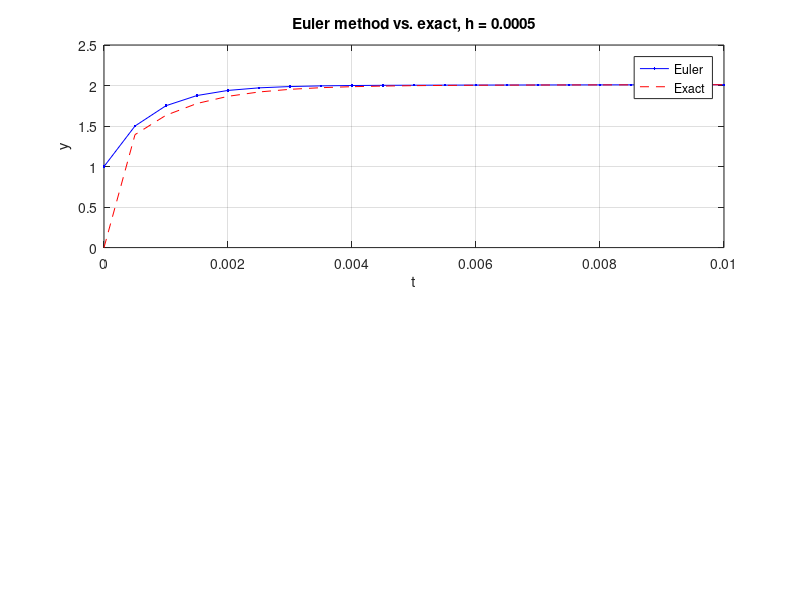
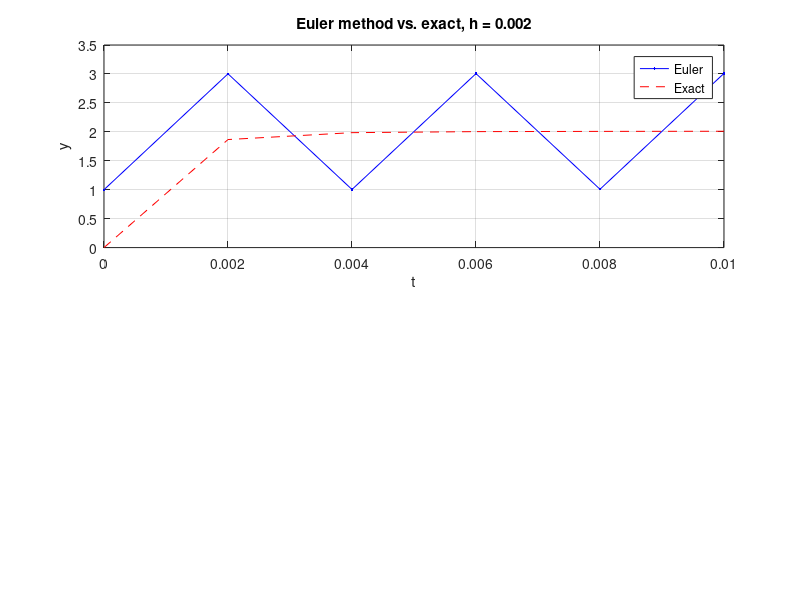
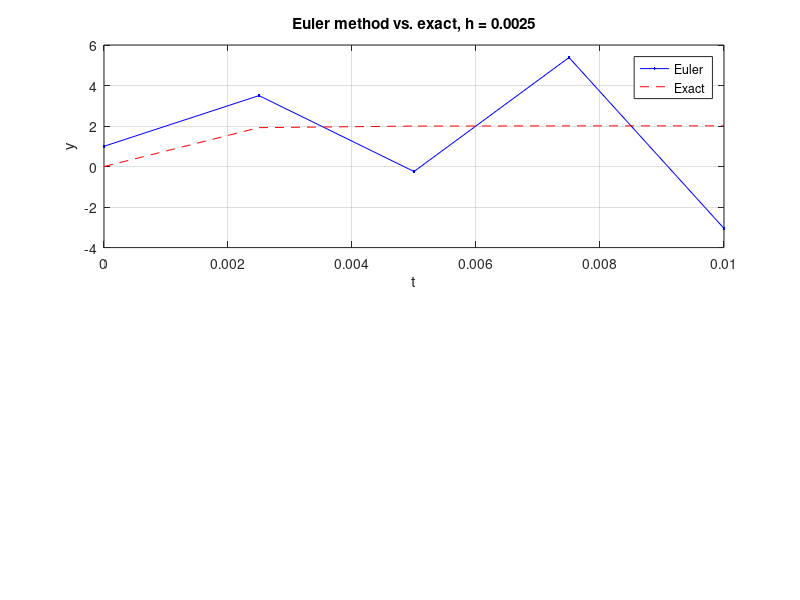

Write MATLAB code to recreate these figures, in order.
clc;
clear;

% ODE definition and exact solution
f_dash = @(t, y) -1000 * (y - (t + 2)) + 1;
exact_sol = @(t) -exp(-1000*t) + t + 2;

% Step sizes to try
h_values = [5e-4, 2e-3, 2.5e-3];
t_final = 0.01;

for k = 1:length(h_values)
    h = h_values(k);
    t = 0:h:t_final;
    y = zeros(size(t));
    y(1) = 1; % initial condition
    
    err = zeros(size(t));
    y_exact = zeros(size(t));
    for i = 1:length(t)-1
        y(i+1) = y(i) + h * f_dash(t(i), y(i));
        y_exact(i+1) = exact_sol(t(i+1));
        err(i+1) = abs(y(i+1) - y_exact(i+1));
    end

    
    % Plot solution and error for each h
    figure(k)
    subplot(2,1,1)
    plot(t,y,'b.-',t,y_exact,'r--');
    legend('Euler','Exact')
    xlabel('t'), ylabel('y')
    title(['Euler method vs. exact, h = ', num2str(h)])
    grid on

    fprintf("Step size h = %.4g | y_Euler(0.01) = %f | y_exact(0.01) = %f | error at t=0.01 = %e\n", ...
        h, y(end), y_exact(end), err(end));
    
end
